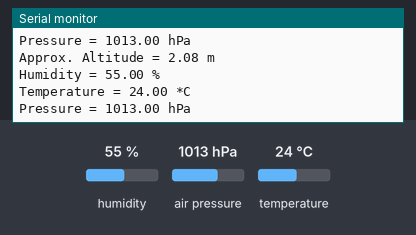
A sketch run on a simulated Arduino Uno, built with avr-gcc and run on an emulated ATmega328P. Shown: the last lines printed to the serial monitor. The test bench sets the inputs (shaded band); at power-on: humidity 55 %, air pressure 1013 hPa, temperature 24 °C.

Above: at 1.3 s.
1.4 s: humidity set to 22 %
At 2.1 s:
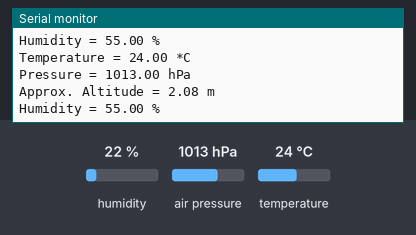
2.9 s: air pressure set to 952 hPa
At 4.0 s:
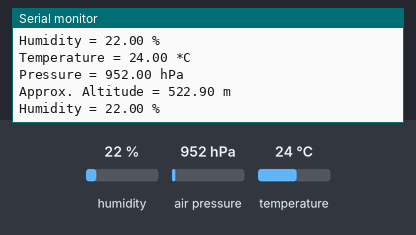

Measured:
- after the input at 2.9 s, the serial monitor: prints a new line after 0.46 s (image 2)

The sketch:

preliminary_bme280.ino
```cpp
//Import required libraries
#include <Wire.h>
#include <SPI.h>
#include <Adafruit_Sensor.h>
#include <Adafruit_BME280.h>

#define BME_SCK 13
#define BME_MISO 12
#define BME_MOSI 11
#define BME_CS 10

#define SEALEVELPRESSURE_HPA (1013.25)

Adafruit_BME280 bme; // I2C
//Adafruit_BME280 bme(BME_CS); // hardware SPI
//Adafruit_BME280 bme(BME_CS, BME_MOSI, BME_MISO, BME_SCK); // software SPI

//Period between temperature scans
unsigned long delayTime;

void setup() {
    //Set up Serial Monitor (found under Tools in Menu)
    Serial.begin(9600);
    while(!Serial);

    //Initialization
    Serial.println(F("BME280 test"));
    printValues();

    //If BME is not found, show error
    if (!bme.begin()) {
        Serial.println("Could not find a valid BME280 sensor.");
        while (1) delay(10);
    }

    //Begin Testing
    Serial.println("-- Default Test --");
    delayTime = 1000;
    printValues();
    Serial.println();
}


void loop() {
    //Run testing then delay and repeat
    printValues();
    delay(delayTime);
}


void printValues() {
    //Prints Temperature
    Serial.print("Temperature = ");
    Serial.print(bme.readTemperature());
    Serial.println(" *C");

    //Prints other Information
    Serial.print("Pressure = ");
    Serial.print(bme.readPressure() / 100.0F);
    Serial.println(" hPa");

    Serial.print("Approx. Altitude = ");
    Serial.print(bme.readAltitude(SEALEVELPRESSURE_HPA));
    Serial.println(" m");

    Serial.print("Humidity = ");
    Serial.print(bme.readHumidity());
    Serial.println(" %");

    Serial.println();
}
```
